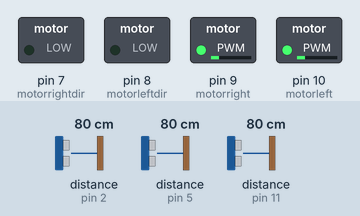
A sketch run on a simulated Arduino Uno, built with avr-gcc and run on an emulated ATmega328P. Parts: switched loads named in the sketch (green lamp = pin HIGH). Wiring (inferred from the names in the program): 3 × ultrasonic range finder: trigger pin 4, echo pin 2 / trigger pin 6, echo pin 5 / trigger pin 12, echo pin 11. The test bench sets the inputs (shaded band); at power-on: distance to the obstacle (sensors on pin 2, pin 11, pin 5) 80 cm. The echo pulse lasts 58.3 µs per cm; pins used as bus, display or sensor lines are not drawn.

Above: at 1.2 s.
1.3 s: distance to the obstacle (sensor on pin 2) set to 87 cm
At 2.6 s:
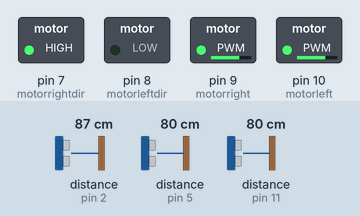
At 3.0 s:
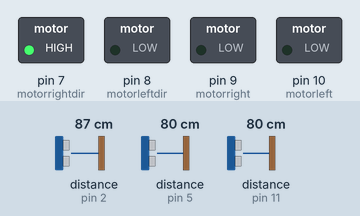
4.3 s: distance to the obstacle (sensor on pin 11) set to 2 cm
At 5.6 s:
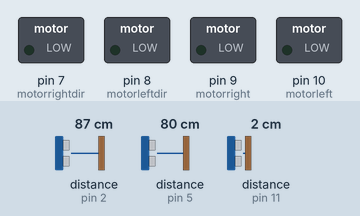
Timing chart, 0 to 7.3 s (numbered marks = the images above; inputs shaded):
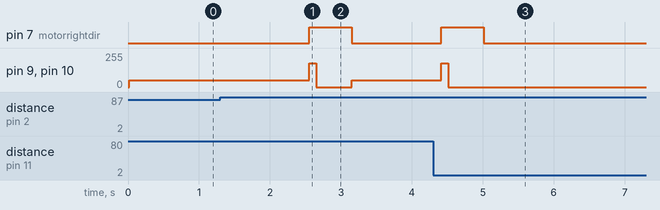

Measured:
- the behaviour switches between 82 and 83 cm on distance to the obstacle (sensor on pin 2) (found by bisection; images 0 and 1)
- after the input at 1.3 s, pin 7 (motorrightdir): LOW → HIGH after 1.3 s, → LOW 0.60 s later; pin 9 (motorright), pin 10 (motorleft): 50/255 → 180/255 after 1.3 s, → 0/255 0.10 s later, → 50/255 0.50 s later
- after the input at 4.3 s, pin 7 (motorrightdir): goes on until 5.0 s, then stays LOW; pin 9 (motorright), pin 10 (motorleft): goes on until 4.5 s, then stays 0/255

The sketch:

forward_park.ino
```cpp
/*
 * This program executes a forward park on both RHS and LHS using the Pololu Zumo rover. This
 * program has been adapted from code used in the Zumo based labs.
 * Author: Chloe Hulme
 */

// defines pins numbers
const int echoPinLeft = 5;
const int trigPinLeft = 6;

const int echoPinFront = 11;
const int trigPinFront = 12;

const int echoPinRight = 2;
const int trigPinRight = 4;

// defines variables
long duration;
int distance;

int motorright = 9;
int motorrightdir  = 7;
int motorleft = 10;
int motorleftdir  = 8;

// global parking variable
bool parked = false;

void setup() {
  pinMode(motorright, OUTPUT);
  pinMode(motorleft, OUTPUT);
  pinMode(motorrightdir, OUTPUT);
  pinMode(motorleftdir, OUTPUT);

  pinMode(trigPinLeft, OUTPUT);
  pinMode(echoPinLeft, INPUT);
  pinMode(trigPinFront, OUTPUT);
  pinMode(echoPinFront, INPUT);
  pinMode(trigPinRight, OUTPUT);
  pinMode(echoPinRight, INPUT);
  Serial.begin(9600);
}

void loop()
{
  int left = ultrasonic(echoPinLeft,trigPinLeft);
  int front = ultrasonic(echoPinFront,trigPinFront);
  int right = ultrasonic(echoPinRight,trigPinRight);

  if (!parked) {
     // execute RHS forward park
     if (right > 80) {
        while (front > 8){
            forward_park_rhs();
            front = ultrasonic(echoPinFront,trigPinFront);
        }
        move_stop();
        parked = true;
     }
     // execute LHS forward park
     else if (left > 80) {
        while (front > 8){
            forward_park_lhs();
            front = ultrasonic(echoPinFront,trigPinFront);
        }
        move_stop();
        parked = true;
      }
     else {
          move_forward(50);
     }
   }
}


int ultrasonic(int echoPin, int trigPin) {
  digitalWrite(trigPin, LOW);
  delayMicroseconds(2);

  digitalWrite(trigPin, HIGH);
  delayMicroseconds(10);
  digitalWrite(trigPin, LOW);

  duration = pulseIn(echoPin, HIGH);

  distance= duration*0.034/2;
  return distance;
}

void forward_park_rhs() {
  delay(1250);
  turn_right(100);
  delay(500);
  move_forward(50);
}

void forward_park_lhs() {
  delay(1250);
  turn_left(100);
  delay(500);
  move_forward(50);
}

void move_forward(int speed)
{
  digitalWrite(motorrightdir, LOW);
  analogWrite(motorright,speed);
  digitalWrite(motorleftdir, LOW);
  analogWrite(motorleft, speed);
}

void turn_right(int time)
{
  digitalWrite(motorrightdir, HIGH);
  analogWrite(motorright,180);
  digitalWrite(motorleftdir, LOW);
  analogWrite(motorleft, 180);
  delay(time);
  move_stop();
}

void turn_left(int time)
{
  digitalWrite(motorrightdir, LOW);
  analogWrite(motorright,180);
  digitalWrite(motorleftdir, HIGH);
  analogWrite(motorleft, 180);
  delay(time);
  move_stop();
}

void move_stop()
{
  analogWrite(motorright, 0);
  analogWrite(motorleft, 0);
}
```
